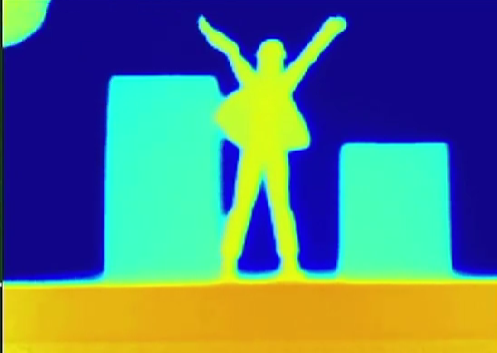
#> input picture Python Scripts/test5.png, 497 x 353 px, found by its file name
$ python 'compare 5x5 and 30x30.py'
#> lines starting #> are read from the running program, lines starting #| are printed output that depends on the picture
import cv2
import numpy as np
import matplotlib.pyplot as plt
from matplotlib import cm

# Step 1: Read image
image = cv2.imread("test5.png")
#> image is the input picture: shape (353, 497, 3); mean B, G, R 125.4, 121.7, 85.7
image = cv2.cvtColor(image, cv2.COLOR_BGR2RGB)
# Mirror the image horizontally
image = cv2.flip(image, 1)  # 1 for horizontal flip, 0 for vertical flip, -1 for both
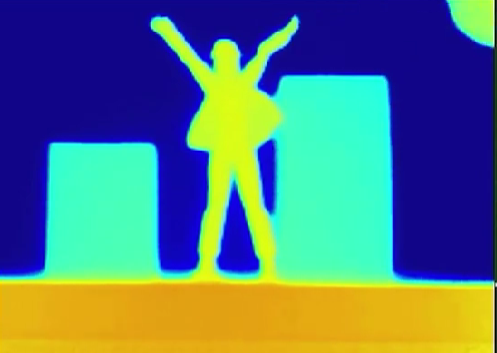
#> image: shape (353, 497, 3); mean R, G, B 85.7, 121.7, 125.4

# Step 2: Convert to HSV and extract Hue channel
hsv = cv2.cvtColor(image, cv2.COLOR_RGB2HSV).astype(np.float32)
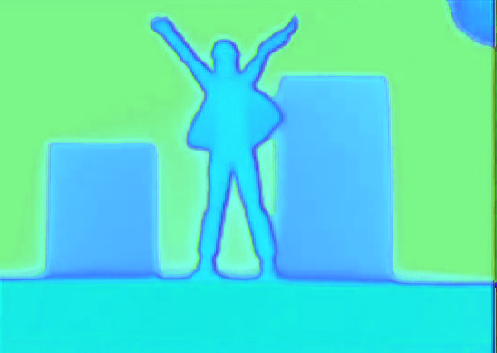
#> hsv: shape (353, 497, 3) float32; mean R, G, B 85.1, 224.6, 197.7
hue = hsv[:,:, 0] / 179.0  # Normalize Hue to [0, 1] as in MATLAB
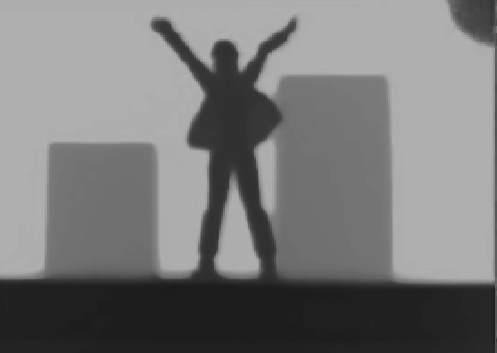
#> hue: shape (353, 497) float32; min 0.112, max 0.704, mean 0.476

$ run again, with Python Scripts/test3.png copied over Python Scripts/test5.png
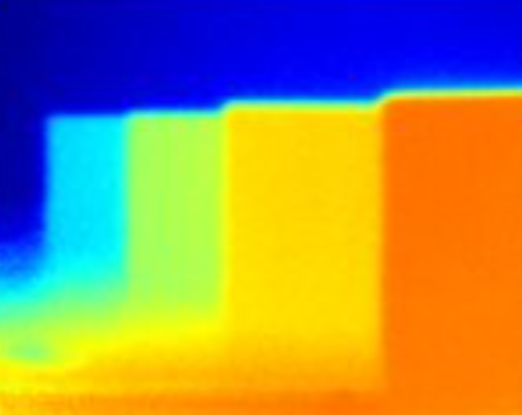
#> input picture Python Scripts/test3.png, 522 x 415 px, found by its file name
#> image is the input picture: shape (415, 522, 3); mean B, G, R 91.4, 141.3, 153
#> `hsv = cv2.cvtColor(image, cv2.COLOR_RGB2HSV).astype(np.float32)`:
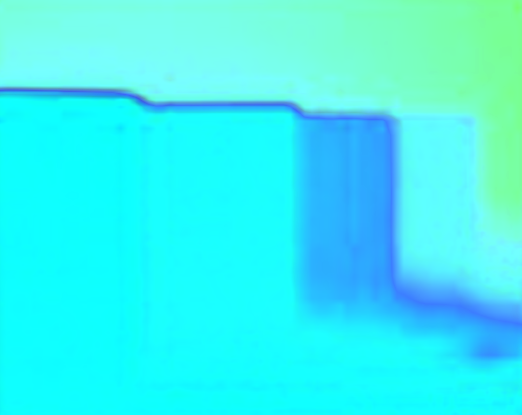
#> hsv: shape (415, 522, 3) float32; mean R, G, B 57, 241.9, 242.8
#> `hue = hsv[:,:, 0] / 179.0`:
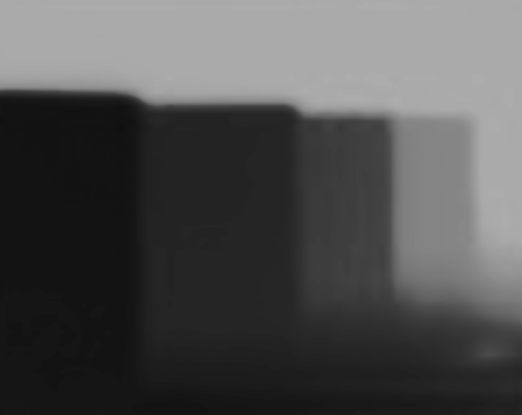
#> hue: shape (415, 522) float32; min 0.0615, max 0.682, mean 0.318
